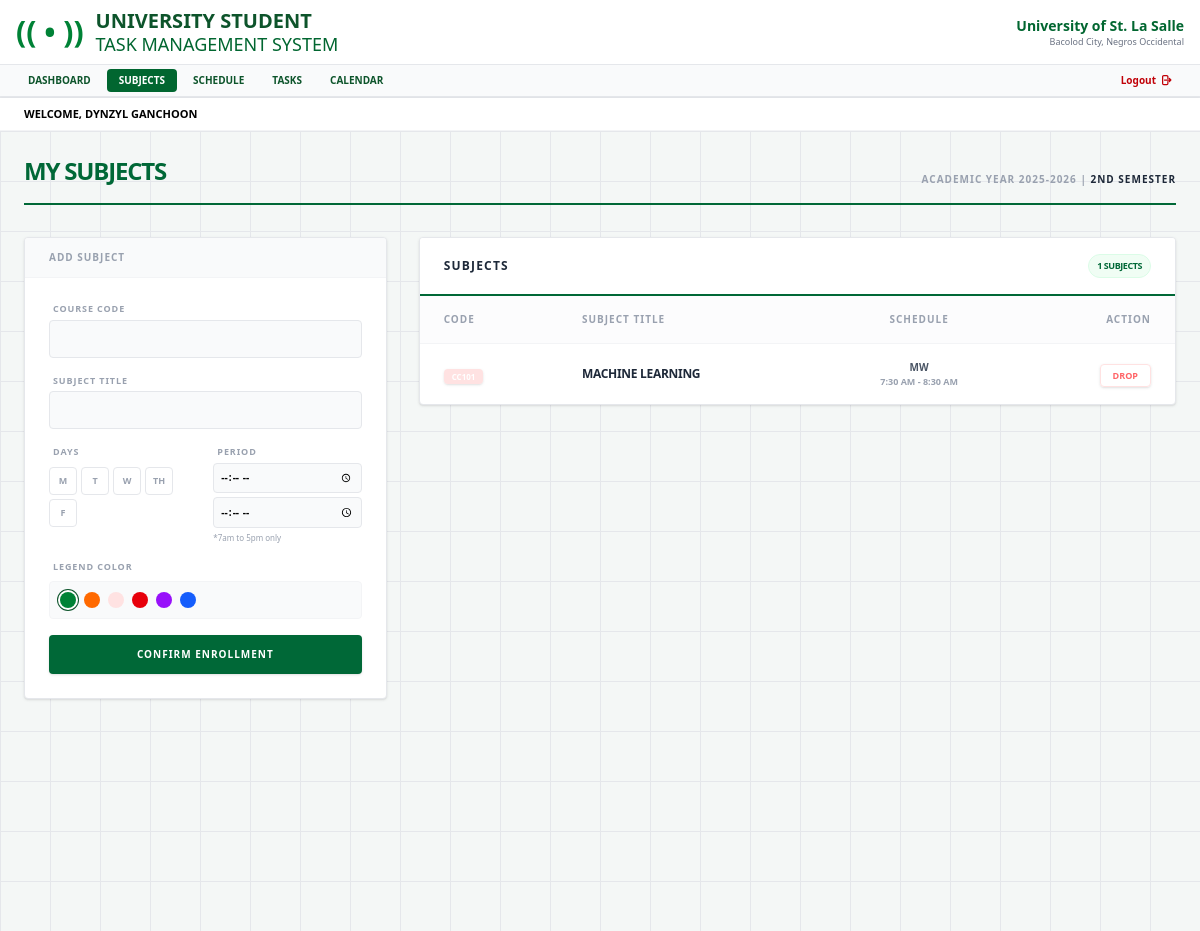
Page /subjects/ (signed in) on the committed database.
### assignmenttracker/models.py (models this page shows, shortened)
class Subject(models.Model):
    user = models.ForeignKey(User, on_delete=models.CASCADE)
    code = models.CharField(max_length=20)
    name = models.CharField(max_length=100)
    days = models.CharField(max_length=20)
    start_time = models.TimeField()
    end_time = models.TimeField()
    color = models.CharField(max_length=20, default='bg-green-700')

### assignmenttracker/views.py (the view, shortened to what this page needs)
# urls.py: path('subjects/', views.subject_list, name='subject_list'),
@login_required
def subject_list(request):
    subjects = Subject.objects.filter(user=request.user)
    return render(request, 'assignmenttracker/subjects.html', {'subjects': subjects})

### assignmenttracker/templates/assignmenttracker/subjects.html (shortened to what this page needs)
{% extends 'base.html' %}
{% load static %}
{% block content %}
<div class="bg-[#f4f7f6] min-h-screen p-6" style="background-image: linear-gradient(#e5e7eb 1px, transparent 1px), linear-gradient(90deg, #e5e7eb 1px, transparent 1px); background-size: 50px 50px;">
    <div class="max-w-6xl mx-auto">
        <div class="flex flex-col md:flex-row justify-between items-end border-b-2 border-[#006837] pb-4 mb-8">
            <div>
                <h2 class="text-2xl font-black text-[#006837] uppercase tracking-tighter">MY SUBJECTS</h2>
            </div>
            <div class="text-right hidden md:block">
                <p class="text-[10px] font-black text-gray-400 uppercase tracking-widest">Academic Year 2025-2026 | <span class="text-gray-800">2nd Semester</span></p>
            </div>
        </div>
        <div class="grid grid-cols-1 lg:grid-cols-3 gap-8">
            <div class="lg:col-span-1">
                <div class="bg-white rounded shadow-sm border border-gray-200 overflow-hidden">
                    <div class="bg-gray-50 px-6 py-3 border-b border-gray-100">
                        <h3 class="text-[10px] font-black text-gray-400 uppercase tracking-widest">Add Subject</h3>
                    </div>
                    <form method="POST" class="p-6 space-y-4">
                        <div>
                            <label class="block text-[9px] font-black text-gray-400 uppercase mb-1 ml-1 tracking-widest">Course Code</label>
                            <input type="text" name="code" class="w-full p-2.5 bg-gray-50 border border-gray-200 rounded text-xs font-bold text-gray-700 outline-none focus:border-green-600 transition-colors uppercase" required>
                        </div>
                        <div>
                            <label class="block text-[9px] font-black text-gray-400 uppercase mb-1 ml-1 tracking-widest">Subject Title</label>
                            <input type="text" name="name" class="w-full p-2.5 bg-gray-50 border border-gray-200 rounded text-xs font-bold text-gray-700 outline-none focus:border-green-600 transition-colors uppercase" required>
                        </div>
                        <div class="grid grid-cols-2 gap-4">
                            <div>
                                <label class="block text-[9px] font-black text-gray-400 uppercase mb-2 ml-1 tracking-widest">Days</label>
                                <div class="flex flex-wrap gap-1">
                                    <button type="button" onclick="toggleDay('M', this)" class="w-7 h-7 rounded border border-gray-200 text-gray-400 font-black text-[9px] flex items-center justify-center hover:border-green-600 transition-all uppercase">M</button>
                                    <button type="button" onclick="toggleDay('T', this)" class="w-7 h-7 rounded border border-gray-200 text-gray-400 font-black text-[9px] flex items-center justify-center hover:border-green-600 transition-all uppercase">T</button>
                                    <button type="button" onclick="toggleDay('W', this)" class="w-7 h-7 rounded border border-gray-200 text-gray-400 font-black text-[9px] flex items-center justify-center hover:border-green-600 transition-all uppercase">W</button>
                                    <button type="button" onclick="toggleDay('TH', this)" class="w-7 h-7 rounded border border-gray-200 text-gray-400 font-black text-[9px] flex items-center justify-center hover:border-green-600 transition-all uppercase">TH</button>
                                    <button type="button" onclick="toggleDay('F', this)" class="w-7 h-7 rounded border border-gray-200 text-gray-400 font-black text-[9px] flex items-center justify-center hover:border-green-600 transition-all uppercase">F</button>
                                </div>
                            </div>
                            <div>
                                <label class="block text-[9px] font-black text-gray-400 uppercase mb-1 ml-1 tracking-widest">Period </label>
                                <input type="time" name="start_time" min="07:00" max="18:00" step="1800" class="time-limit w-full p-1.5 bg-gray-50 border border-gray-200 rounded text-[10px] font-bold mb-1" required>
                                <input type="time" name="end_time" min="07:00" max="18:00" step="1800" class="time-limit w-full p-1.5 bg-gray-50 border border-gray-200 rounded text-[10px] font-bold" required>
                                <p class="text-[8px] text-gray-400 mt-1">*7am to 5pm only</p>
                            </div>
                        </div>
                        <div>
                            <label class="block text-[9px] font-black text-gray-400 uppercase mb-2 ml-1 tracking-widest">Legend Color</label>
                            <div class="flex flex-wrap gap-2 p-2.5 bg-gray-50 rounded border border-gray-100">
                                <button type="button" onclick="selectColor('bg-green-100', this)" class="color-btn w-4 h-4 rounded-full bg-green-700 ring-offset-2 ring-1 ring-green-900"></button>
                                <button type="button" onclick="selectColor('bg-orange-500', this)" class="color-btn w-4 h-4 rounded-full bg-orange-500"></button>
                                <button type="button" onclick="selectColor('bg-red-100', this)" class="color-btn w-4 h-4 rounded-full bg-red-100"></button>
                                <button type="button" onclick="selectColor('bg-red-600', this)" class="color-btn w-4 h-4 rounded-full bg-red-600"></button>
                                <button type="button" onclick="selectColor('bg-purple-600', this)" class="color-btn w-4 h-4 rounded-full bg-purple-600"></button>
                                <button type="button" onclick="selectColor('bg-blue-600', this)" class="color-btn w-4 h-4 rounded-full bg-blue-600"></button>
                            </div>
                        </div>
                        <button type="submit" class="w-full py-3 bg-[#006837] text-white font-black uppercase text-[10px] rounded shadow-sm hover:bg-green-800 transition-all tracking-widest">
                            Confirm Enrollment
                        </button>
                    </form>
                </div>
            </div>
            <div class="lg:col-span-2 space-y-6">
                <div class="bg-white rounded shadow-sm border border-gray-200 overflow-hidden">
                    <div class="px-6 py-4 bg-white border-b-2 border-[#006837] flex justify-between items-center">
                        <div>
                            <h3 class="text-xs font-black text-gray-800 uppercase tracking-widest leading-none">Subjects</h3>
                        </div>
                        <span class="bg-green-50 text-[#006837] text-[9px] px-2 py-1 rounded-full border border-green-100 font-black uppercase tracking-tighter">
                            {{ subjects.count }} Subjects
                        </span>
                    </div>
                    <table class="w-full text-left">
                        <thead>
                            <tr class="text-[10px] font-black text-gray-400 uppercase tracking-widest border-b border-gray-100">
                                <th class="px-6 py-4 bg-gray-50/50">Code</th>
                                <th class="px-6 py-4 bg-gray-50/50">Subject Title</th>
                                <th class="px-6 py-4 text-center bg-gray-50/50">Schedule</th>
                                <th class="px-6 py-4 text-right bg-gray-50/50">Action</th>
                            </tr>
                        </thead>
                        <tbody class="divide-y divide-gray-100">
                            {% for s in subjects %}
                            <tr class="hover:bg-green-50/20 transition-colors group">
                                <td class="px-6 py-4">
                                    <span class="{{ s.color }} text-white text-[8px] px-2 py-0.5 rounded font-black uppercase shadow-sm">
                                        {{ s.code }}
                                    </span>
                                </td>
                                <td class="px-6 py-4">
                                    <span class="text-xs font-bold text-gray-800 uppercase tracking-tight block">{{ s.name }}</span>
                                </td>
                                <td class="px-6 py-4 text-center">
                                    <span class="text-[10px] font-bold text-gray-600 uppercase block">{{ s.days }}</span>
                                    <span class="text-[9px] block text-gray-400 font-black">{{ s.start_time|time:"g:i A" }} - {{ s.end_time|time:"g:i A" }}</span>
                                </td>
                                <td class="px-6 py-4 text-right">
                                    <a href="{% url 'drop_subject' s.id %}"
                                       class="inline-block border border-red-100 text-red-400 hover:bg-red-600 hover:text-white px-3 py-1 rounded text-[9px] font-black uppercase transition-all shadow-sm active:transform active:scale-95"
                                       onclick="return confirm('Drop this subject?')">
                                         Drop
                                    </a>
                                </td>
                            </tr>
                            {% empty %}
                            <tr>
                                <td colspan="4" class="text-center py-16">
                                    <p class="text-[10px] text-gray-400 font-black uppercase tracking-widest italic">Enrollment Empty</p>
                                </td>
                            </tr>
                            {% endfor %}
                        </tbody>
                    </table>
                </div>
            </div>
        </div>
    </div>
</div>
{% endblock %}

### theme/templates/base.html (shortened to what this page needs)
{% load static tailwind_tags %}
<!DOCTYPE html>
<html lang="en">
<head>
    {% tailwind_css %}
</head>
<body class="bg-gray-100 font-sans leading-normal tracking-normal">
    <nav class="bg-white border-b border-gray-200">
        <div class="max-w-full px-4 py-2 flex justify-between items-center">
            <div class="flex items-center space-x-3">
                <div class="text-green-700 text-3xl font-bold">(( • ))</div>
                <div>
                    <h1 class="text-xl font-bold text-green-900 leading-tight uppercase">University Student</h1>
                    <h2 class="text-lg text-green-800 leading-tight uppercase">Task Management System</h2>
                </div>
            </div>
            <div class="flex items-center space-x-4">
                <div class="text-right hidden md:block">
                    <p class="text-green-800 font-bold text-sm">University of St. La Salle</p>
                    <p class="text-gray-500 text-xs text-[9px]">Bacolod City, Negros Occidental</p>
                </div>
            </div>
        </div>
        <div class="bg-gray-50 border-y border-gray-200">
            <div class="flex justify-between items-center px-4 py-1">
                <div class="flex space-x-1 text-[10px] font-bold uppercase text-purple-900 whitespace-nowrap overflow-x-auto">
                    <a href="{% url 'dashboard' %}" class="px-3 py-1 {% if request.resolver_match.url_name == 'dashboard' %}bg-green-800 text-white{% else %}hover:bg-green-700 hover:text-white text-green-900{% endif %} rounded transition-colors">Dashboard</a>
                    <a href="{% url 'subject_list' %}" class="px-3 py-1 {% if request.resolver_match.url_name == 'subject_list' %}bg-green-800 text-white{% else %}hover:bg-green-700 hover:text-white text-green-900{% endif %} rounded transition-colors">Subjects</a>
                    <a href="{% url 'schedule' %}" class="px-3 py-1 {% if request.resolver_match.url_name == 'schedule' %}bg-green-800 text-white{% else %}hover:bg-green-700 hover:text-white text-green-900{% endif %} rounded transition-colors">Schedule</a>
                    <a href="{% url 'add_assignment' %}" class="px-3 py-1 {% if request.resolver_match.url_name == 'add_assignment' %}bg-green-800 text-white{% else %}hover:bg-green-700 hover:text-white text-green-900{% endif %} rounded transition-colors">Tasks</a>
                     <a href="{% url 'calendar_view' %}" class="px-3 py-1 {% if request.resolver_match.url_name == 'calendar_view' %}bg-green-800 text-white{% else %}hover:bg-green-700 hover:text-white text-green-900{% endif %} rounded transition-colors">Calendar</a>
                </div>
                <div class="flex text-[10px] font-bold uppercase">
                    <form action="{% url 'logout' %}" method="post" class="inline">
                        <button type="submit" class="px-3 py-1 text-red-700 hover:bg-red-700 hover:text-white rounded transition-all flex items-center space-x-1">
                            <span>Logout</span>
                        </button>
                    </form>
                </div>
            </div>
        </div>
    </nav>
    <div class="bg-white px-6 py-2 border-b border-gray-100 shadow-sm">
        <p class="text-[11px] font-black text-black uppercase">
            Welcome, {{ user.first_name }} {{ user.last_name|default:"ALEAH JELEIN CORDOVA AREVALO" }}
        </p>
    </div>
    <main>
        {% block content %}
        {% endblock %}
    </main>
</body>
</html>

### rows in the picture
Subject: code "CC101", name "MACHINE LEARNING", days "MW", start_time "7:30 AM", end_time "8:30 AM"

### other values in the picture
{{ user.first_name }} "DYNZYL"
{{ user.last_name|default:"ALEAH JELEIN CORDOVA AREVALO" }} "GANCHOON"
{{ subjects.count }} "1"
